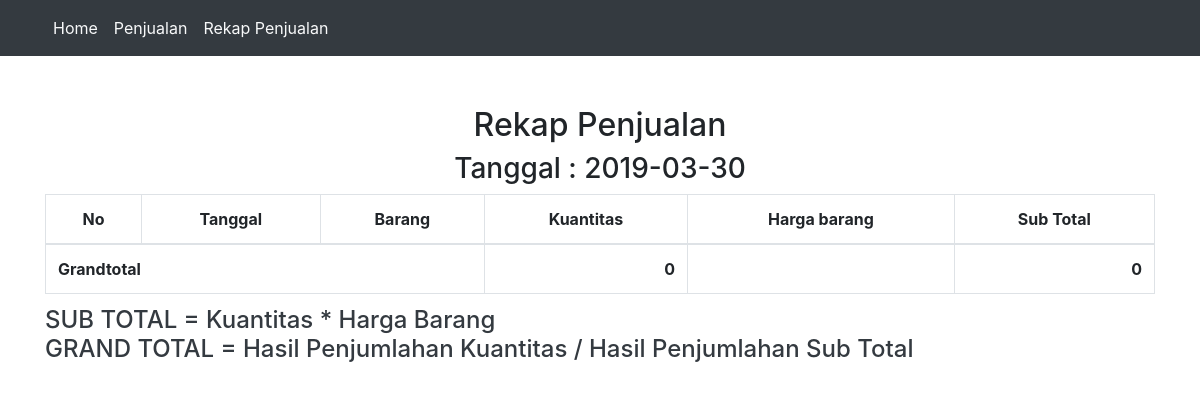
Before: /index.php/penjualan/TABEL_PENJUALAN with the older database file.
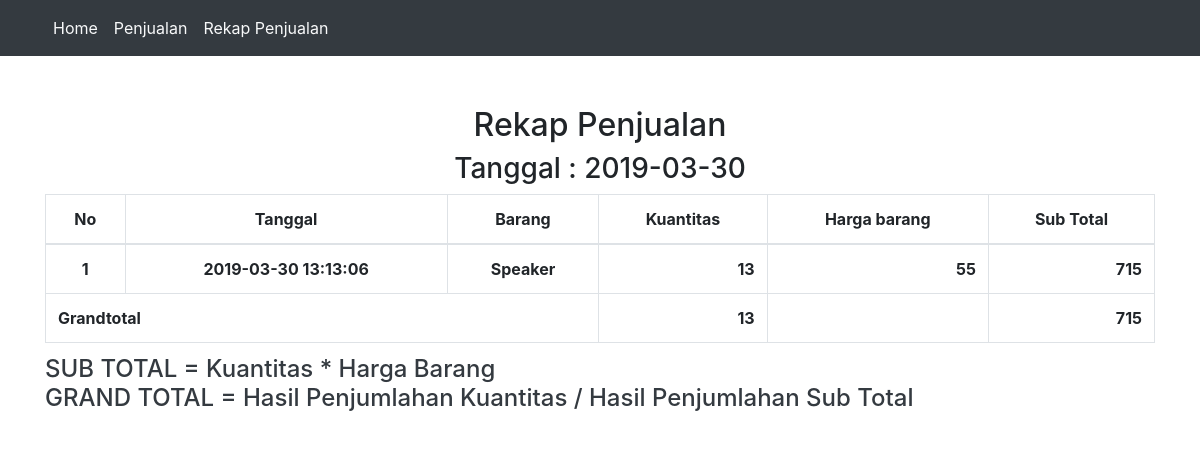
After: the same page with the newer database file.
### tables this page shows
CREATE TABLE `penjualan` (
  `id` int(11) NOT NULL,
  `tanggal` datetime NOT NULL,
  `barang` varchar(50) NOT NULL,
  `kuantitas` int(50) NOT NULL,
  `harga_barang` int(50) NOT NULL
);

### application/controllers/Penjualan.php (called while the page is built, shortened)
<?php
class Penjualan extends CI_Controller {
	public function TABEL_PENJUALAN()
	{
		$data['tanggal']=date_format(date_create($this->input->get('tanggal')),"Y-m-d");
		$data['tanggal_akhir'] = date_format(date_create($this->input->get('tanggal_akhir')),"Y-m-d");
		$data['tanggal_satuan'] = date_format(date_create($this->input->get('tanggal_satuan')),"Y-m-d");
		$data['title'] = "barang";
		$this->load->model('Penjualan_model');
		if($data['tanggal']==$data['tanggal_akhir'])
		{
			$data['tanggal']='0000-00-00';
		}
		if($data['tanggal']=="0000-00-00"){
			$where=array('date(tanggal)'=>$data['tanggal_satuan']);
			$data['barang'] = $this->Penjualan_model->M_TABEL($where);
		}else{
			$where=array('date(tanggal)>='=> $data['tanggal'],'date(tanggal) <= '=> $data['tanggal_akhir']);
			$data['barang'] = $this->Penjualan_model->M_TABEL($where);
		}
		$data['sum_jumlah'] = $this->Penjualan_model->get_sum();
		$this->load->view('TABEL_PENJUALAN',$data);
	}
}

### index.php (called while the page is built, shortened)
<?php
require_once BASEPATH.'core/CodeIgniter.php';

### application/models/Penjualan_model.php (called while the page is built, shortened)
<?php
	class Penjualan_model extends CI_Model {
	public function M_TABEL($where)
	{
		 $this->db->select('tanggal, barang, kuantitas, harga_barang, (kuantitas * harga_barang) as total_harga');
		$this->db->where($where);
		$this->db->order_by('id');
		$data=$this->db->get('penjualan');
		return $data->result();
	}
	public function get_sum()
	{
		$this->db->select_sum('harga_barang','jumlah');
		$this->db->from('penjualan');
		return $this->db->get('')->row();
	}
}
 ?>

### application/views/TABEL_PENJUALAN.php (the view, shortened to what this page needs)
<!DOCTYPE html>
<html>
	<head>
		<link rel="stylesheet" href="<?php echo base_url ("assets/vendor/Bootstrap v4.1.1/css/bootstrap.min.css") ?>">
		<link rel="stylesheet" href="<?php echo base_url ("assets/vendor/fontawesome-free-5.5.0-web/css/fontawesome.min.css") ?>">
	</head>
	<body>
		<nav class="navbar navbar-expand-lg navbar-light bg-dark text-light">
			<div class="collapse navbar-collapse container" id="navbarNavDropdown">
				<ul class="navbar-nav">
					<li class="nav-item">
						<a class="nav-link text-light" href="<?php echo base_url();?>index.php/Penjualan/index">Home</a>
					</li>
					<li class="nav-item">
						<a class="nav-link text-light" href="<?php echo base_url();?>index.php/Penjualan/penjualan_halaman_dua">Penjualan</a>
					</li>
					<li class="nav-item">
						<a class="nav-link text-light" href="<?php echo base_url();?>index.php/Penjualan/rekap_penjualan">Rekap Penjualan</a>
					</li>
				</ul>
			</div>
		</nav>
	<div class="container">
		<h2 class="text-center" style="text-align: center; margin-top: 50px;">Rekap Penjualan</h2>
		<h3 class="text-center" style="text-align: center;">Tanggal : <?php if($tanggal!='0000-00-00'){ ?><?php echo $tanggal," ", "s/d"," ", $tanggal_akhir; ?><?php }else{ echo $tanggal_satuan;}?></h3>
		<div class="row">
			<div class="col-md-12 text-center">
				<table class="table table-bordered table-hover" border="1">
					<caption class="text-dark" style="font-weight: bold; ">
						<h4>SUB TOTAL = Kuantitas * Harga Barang <br> GRAND TOTAL = Hasil Penjumlahan Kuantitas / Hasil Penjumlahan Sub Total
						</h4>
					</caption>
					<thead>
						<tr>
							<th>No</th>
							<th>Tanggal</th>
							<th>Barang</th>
							<th>Kuantitas</th>
							<th>Harga barang</th>
							<th>Sub Total</th>
						</tr>
					</thead>
					<?php
					$harga_barang2 = 0;
					$total_kuantitas = 0;
					$no = 1;
						foreach ($barang as $key => $row) {
							?>
							<tbody>
								<tr>
									<th><?php echo $no++; ?></th>
									<th><?php echo $row->tanggal; ?></th>
									<th><?php echo $row->barang; ?></th>
									<th class="text-right"><?php $angka_format = number_format($row->kuantitas,0,",",".");
									echo $angka_format; ?></th>
									<th class="text-right"><?php $angka_format = number_format($row->harga_barang,0,",",".");
									 echo $angka_format; ?></th>
									<th class="text-right"><?php $angka_format = number_format($row->total_harga,0,",",".");
									echo $angka_format; ?></th>
								</tr>
							</tbody>
							<?php
							$harga_barang2 += $row->total_harga;
							$total_kuantitas += $row->kuantitas;
						}
					 ?>
					 <tfoot>
						<tr style="font-weight: bold;">
							<td colspan="3" class="text-left">Grandtotal</td>
							<td class="text-right"><?php $angka_format = number_format($total_kuantitas,0,",",".");
							 echo $angka_format; ?></td>
							<td></td>
							<td class="text-right" colspan="1"><?php echo number_format($harga_barang2,0,",","."); ?></td>
						</tr>
					</tfoot>
				</table>
			</div>
		</div>
	</div>
	</body>
</html>

Changed rows visible on the page:
added penjualan: tanggal "2019-03-30 13:13:06", barang "Speaker", kuantitas "13", harga_barang "55", angka_format "715"
Other visible differences:
$angka_format: "0" → "13"
$harga_barang2: "0" → "715"
